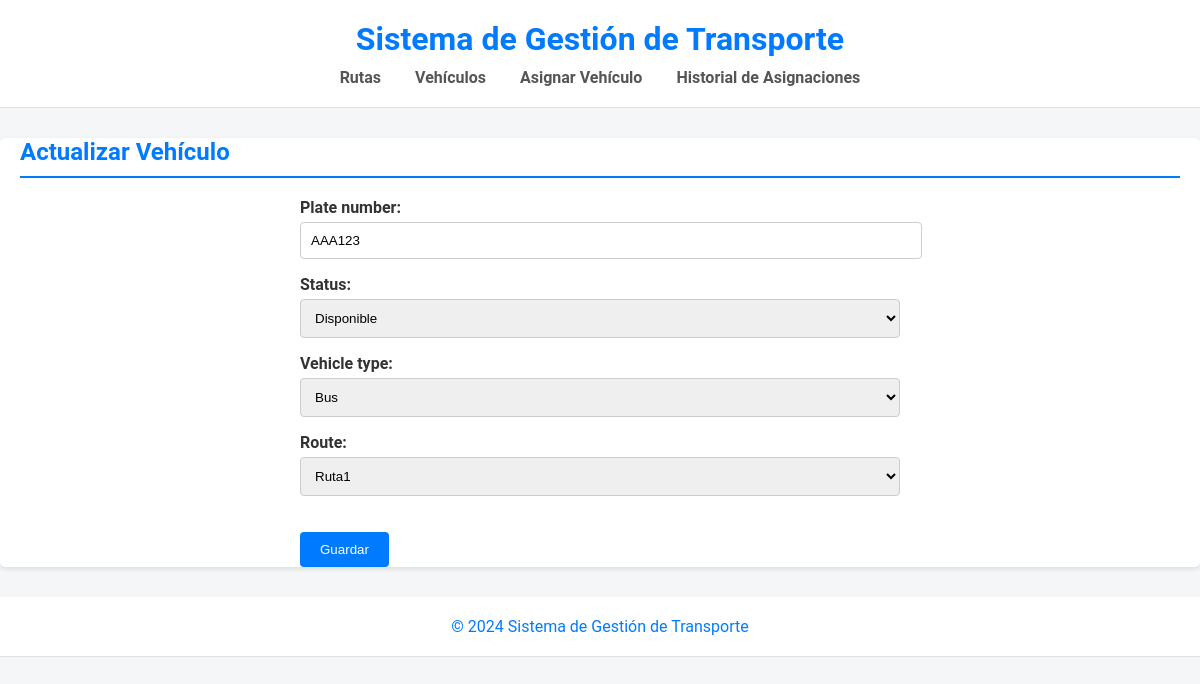
The page /vehicles/update/1/ on the database its author committed.
### apps/vehicles/models.py (models this page shows, shortened)
class Vehicle(models.Model):
    VEHICLE_TYPE_CHOICES = [
        ('BUS', 'Bus'),
        ('TRUCK', 'Camión'),
        ('CAR', 'Automóvil'),
        ('SUV', 'SUV'),
    ]
    STATUS_CHOICES = [
        ('AVAILABLE', 'Disponible'),
        ('IN_MAINTENANCE', 'En Mantenimiento'),
        ('IN_TRANSIT', 'En Tránsito'),
    ]
    plate_number = models.CharField(max_length=10, unique=True)
    status = models.CharField(max_length=50, choices=STATUS_CHOICES)
    vehicle_type = models.CharField(max_length=5, choices=VEHICLE_TYPE_CHOICES)
    route = models.ForeignKey(Route, on_delete=models.SET_NULL, null=True, blank=True)

### apps/vehicles/views.py (the view)
# urls.py: path('update/<int:pk>/', VehicleUpdateView.as_view(), name='vehicle_update'),
class VehicleUpdateView(generic.UpdateView):
    model = Vehicle
    fields = '__all__'
    template_name = 'vehicles/vehicle_form.html'
    success_url = reverse_lazy('vehicle_list')

### apps/routes/models.py (called while the page is built)
    def __str__(self):
        return self.name

### templates/vehicles/vehicle_form.html (shortened to what this page needs)
{% extends 'base.html' %}
{% block content %}
<h2>{% if view.object %}Actualizar Vehículo{% else %}Crear Vehículo{% endif %}</h2>
<form method="post">
    {{ form.as_p }}
    <button type="submit">Guardar</button>
</form>
{% endblock %}

### static/css/styles.css (style rules this page uses)
body { font-family: 'Roboto', sans-serif; margin: 0; padding: 0; background-color: #f4f6f8; color: #333; }
h2 { color: #007bff; border-bottom: 2px solid #007bff; padding-bottom: 10px; }
form { max-width: 600px; margin: 0 auto; }
form label { display: block; margin-top: 15px; font-weight: bold; }
form input[type="text"], form select { width: 100%; padding: 10px; margin-top: 5px; border: 1px solid #ccc; border-radius: 4px; }
form button { margin-top: 20px; padding: 10px 20px; background-color: #007bff; border: none; color: #fff; border-radius: 4px; cursor: pointer; }

### rows shown on the page
Vehicle: plate_number "AAA123", status "Disponible", vehicle_type "Bus", route "Ruta1"
